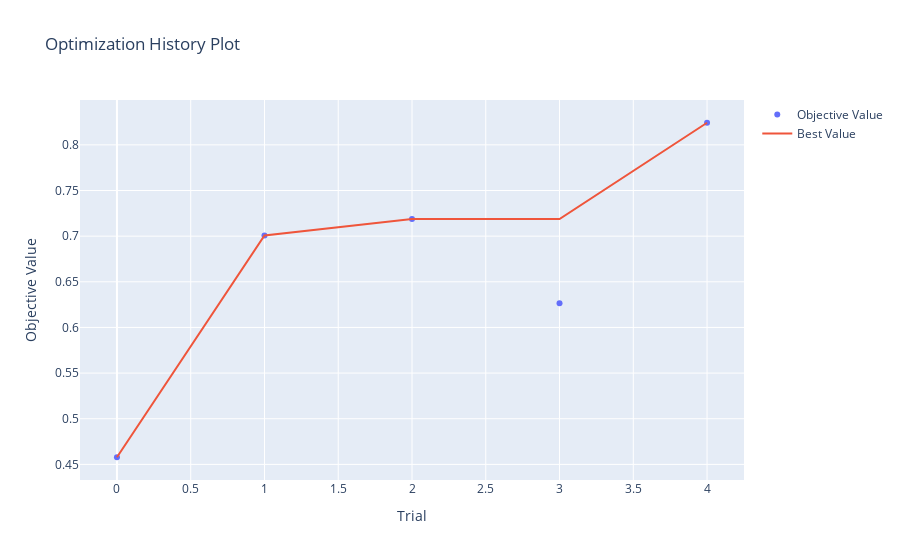

Source (notebook cell):
### Code cell
import plotly
optuna.visualization.plot_optimization_history(study)

### Figure 1 — Plotly figure (JSON) as saved in the notebook; plotly's stock layout.template omitted (floating-point values rounded to 4 significant figures)
{"data": [{"mode": "markers", "name": "Objective Value", "type": "scatter", "x": [0, 1, 2, 3, 4], "y": [0.4578, 0.7008, 0.7188, 0.6266, 0.8242]}, {"mode": "lines", "name": "Best Value", "type": "scatter", "x": [0, 1, 2, 3, 4], "y": [0.4578, 0.7008, 0.7188, 0.7188, 0.8242]}, {"marker": {"color": "#cccccc"}, "mode": "markers", "name": "Infeasible Trial", "showlegend": false, "type": "scatter", "x": [], "y": []}], "layout": {"title": {"text": "Optimization History Plot"}, "xaxis": {"title": {"text": "Trial"}}, "yaxis": {"title": {"text": "Objective Value"}}}}
